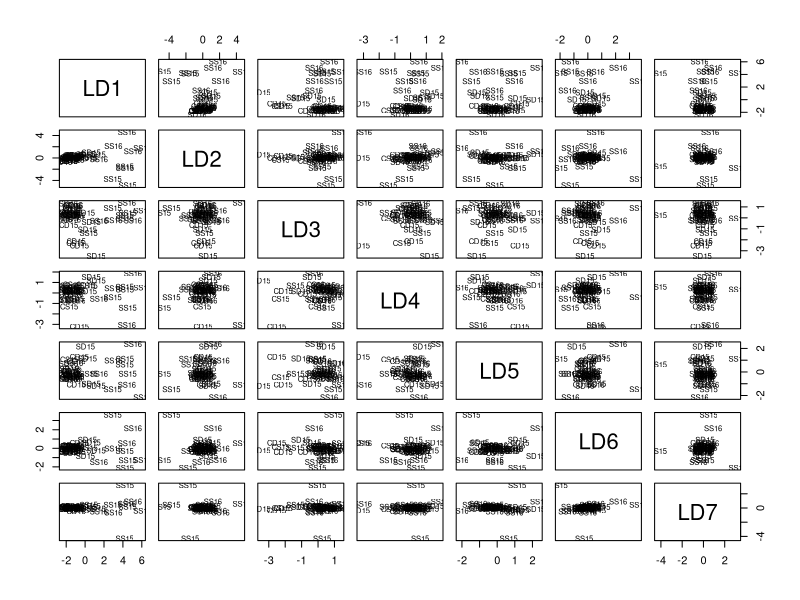
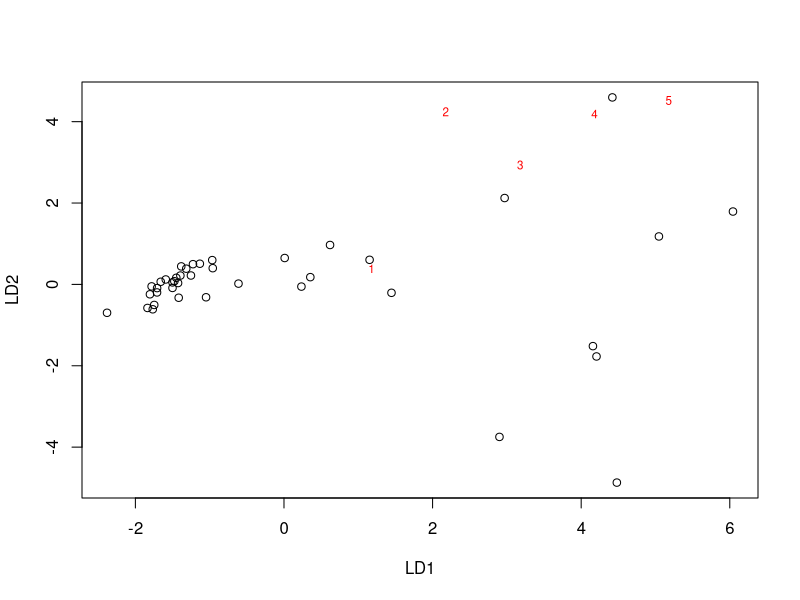
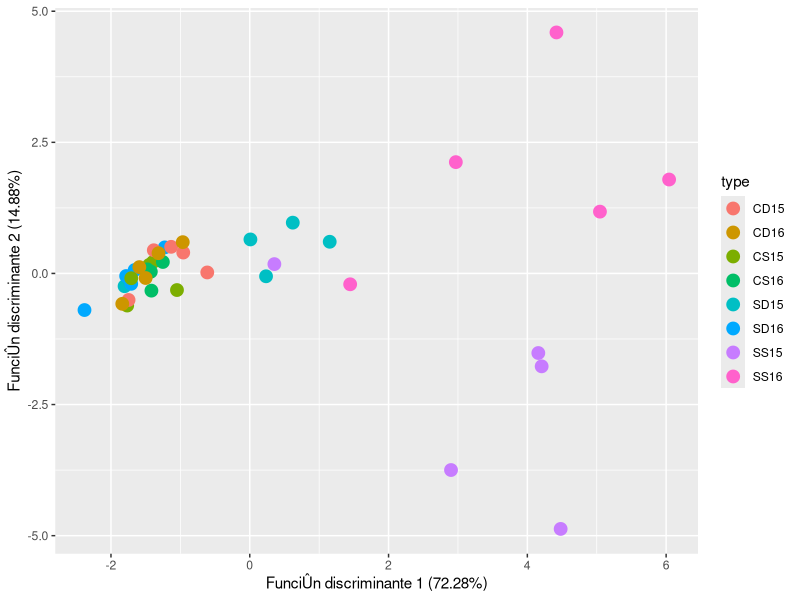

The R script that drew these images, in order: (Note: this script raises an error after producing the figures.)
##############Analisis discriminante###################
#######################################################

################TODAS###################################

datos<- read.csv("../../metadata/exp_table_2.csv", header = T)
table(is.na(datos))
library("mice")
library(MASS)
disc<-lda(X~.,data=datos, method="moment",tol=0.001)
disc
plot(disc)
adp<-predict(disc)
adp
table(predict(disc)$class,datos$X)
tbc=(25+30+30)/99
tmc=1-tbc
tbc*100
tmc*100
plot(adp$x)
text(adp$x[,1],  cex = 0.7, pos = 4, col = "red")


newdata <- data.frame(type = datos[,1], lda = adp$x)
library(ggplot2)
ggplot(newdata) + geom_point(aes(lda.LD1, lda.LD2, colour = type), size = 4) +
  labs(x="FunciÛn discriminante 1 (72.28%)", y = "FunciÛn discriminante 2 (14.88%)")


################ Contingencia ###################################
datos<- datos[1:20,]
datos<- datos[21:40,1:8]

table(is.na(datos))
library("mice")
library(MASS)
disc<-lda(X~.,data=datos, method="moment",tol=0.001)
disc
plot(disc)
adp<-predict(disc)
adp
table(predict(disc)$class,datos$X)
tbc=(25+30+30)/99
tmc=1-tbc
tbc*100
tmc*100
plot(adp$x)
text(adp$x[,1],  cex = 0.7, pos = 4, col = "red")


newdata <- data.frame(type = datos[,1], lda = adp$x)
library(ggplot2)
ggplot(newdata) + geom_point(aes(lda.LD1, lda.LD2, colour = type), size = 4) +
  labs(x="FunciÛn discriminante 1 (72.28%)", y = "FunciÛn discriminante 2 (14.88%)")

